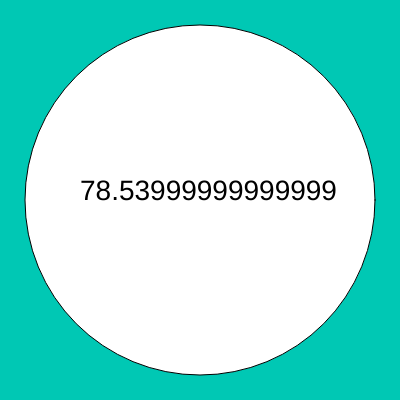
Frame 1 (no input)
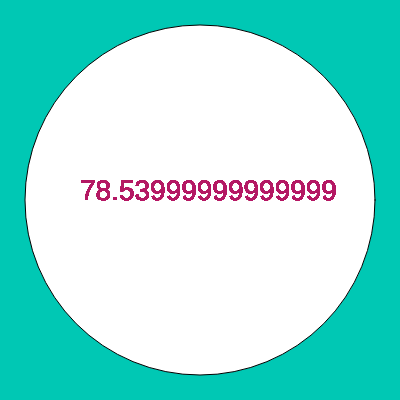
Frame 60 (no input)
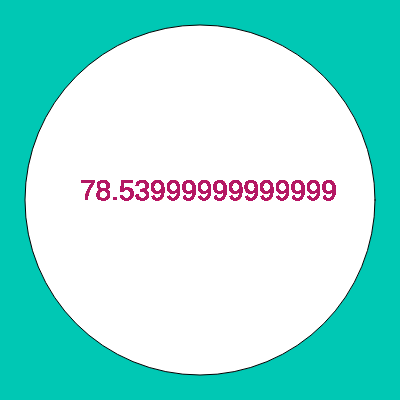
Frame 120 (the mouse pressed at the canvas centre since frame 60)

The p5.js sketch that drew these frames (run headless with seeded random() and noise() and a simulated clock; from frame 60 on, the mouse is pressed at the canvas centre):

// p5.js sketch
// ── sketch.js
var area1;
var p = 3.1416;
function setup() {
  createCanvas(400, 400);
  background(0,200,180);
  ellipseMode(CENTER);
  ellipse(200,200,350,350);
  area1 = area_c(5);
  console.log(area1);
}

function draw() {
  textSize(28);
  text(area1, 80,200);
  fill(180,25,100);
}

function area_c(radio){
  area = p * Math.pow(radio,2);
  return area;
}
/*function area_c(radio,potencia){
  area = p * Math.pow(radio,potencia);
  return area;
}
function area_c(){
  area = p * Math.pow(5,2);
  return area;
}*/
